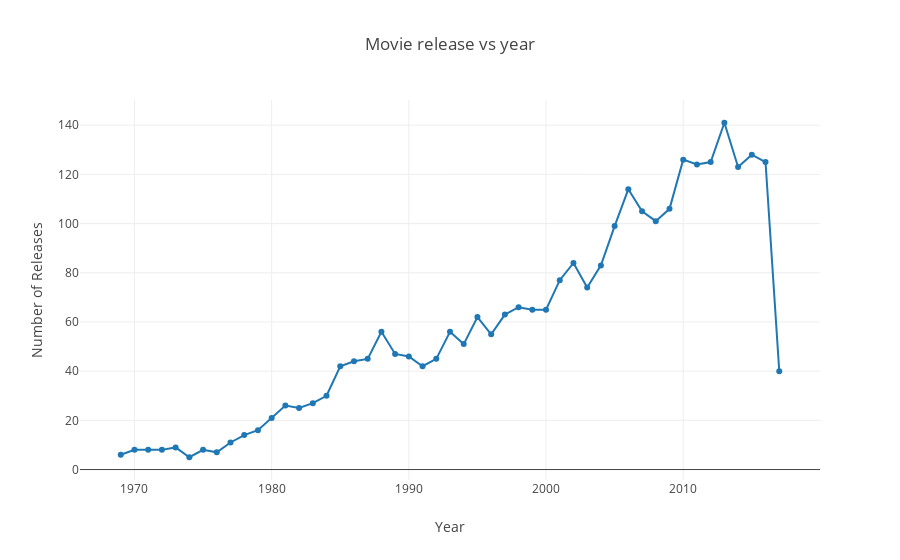

The notebook cell this image was saved under:
### Code cell
trace = go.Scatter(x = x,y =y,mode = 'lines+markers',)
data = [trace]

layout = dict(title = 'Movie release vs year',
              xaxis = dict(title = 'Year'),
              yaxis = dict(title = 'Number of Releases'),
              )

fig = dict(data=data, layout=layout)
iplot(fig)

### Figure 1 — Plotly figure (JSON) as saved in the notebook; plotly's stock layout.template omitted (floating-point values rounded to 4 significant figures)
{"data": [{"mode": "lines+markers", "type": "scatter", "uid": "4ee4adba-8de0-41cf-8aaf-559bd463874d", "x": [1969, 1970, 1971, 1972, 1973, 1974, 1975, 1976, 1977, 1978, 1979, 1980, 1981, 1982, 1983, 1984, 1985, 1986, 1987, 1988, 1989, 1990, 1991, 1992, 1993, 1994, 1995, 1996, 1997, 1998, 1999, 2000, 2001, 2002, 2003, 2004, 2005, 2006, 2007, 2008, 2009, 2010, 2011, 2012, 2013, 2014, 2015, 2016, 2017], "y": [6, 8, 8, 8, 9, 5, 8, 7, 11, 14, 16, 21, 26, 25, 27, 30, 42, 44, 45, 56, 47, 46, 42, 45, 56, 51, 62, 55, 63, 66, 65, 65, 77, 84, 74, 83, 99, 114, 105, 101, 106, 126, 124, 125, 141, 123, 128, 125, 40]}], "layout": {"title": {"text": "Movie release vs year"}, "xaxis": {"title": {"text": "Year"}}, "yaxis": {"title": {"text": "Number of Releases"}}}}
